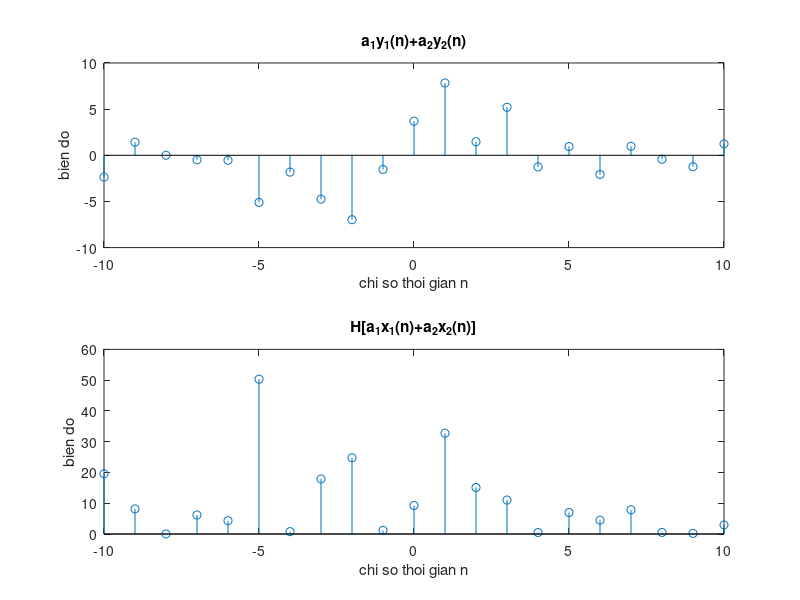

Recreate this plot in MATLAB.
%y(n) = x^2(n)
L1=10;
L2=10;
n = -L1:L2;
x1 = randn(size(n));
x2 = randn(size(n)); 
a1 = 3; a2 = -2; 
y1 = x1.^2;
y2 = x2.^2;

y = (a1*x1 + a2*x2).^2; %Tin hieu ra khi tin hieu vao la tong cua x1, x2 binh phuong
y_t = a1*y1+a2*y2; %Tong cua cac tin hieu ra ung voi cac tin hieu vao kem he so

subplot(211), stem(n,y_t);
title('a_1y_1(n)+a_2y_2(n)');
xlabel('chi so thoi gian n');
ylabel('bien do');


subplot(212), stem(n,y);
title('H[a_1x_1(n)+a_2x_2(n)]');
xlabel('chi so thoi gian n');
ylabel('bien do');


%Ket luan: y(n) = x^2(n) Ko tuyen tinh